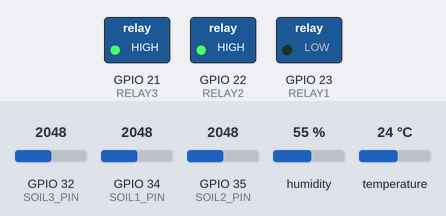
Simulated run of this sketch. Board: ESP32. Parts: switched loads named in the sketch (green lamp = pin HIGH). The test bench sets the inputs (shaded band); at power-on: GPIO 32 (SOIL3_PIN) = 2048, GPIO 34 (SOIL1_PIN) = 2048, GPIO 35 (SOIL2_PIN) = 2048, humidity 55 %, temperature 24 °C. WiFi joins after 1.5 s; servers stay silent unless stated; uploads are accepted with an empty reply; what the sketch prints to the serial monitor is not drawn.

Above: at 4.0 s.
At 8.2 s:
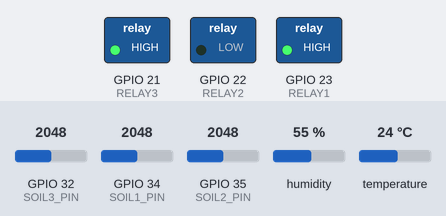
At 14.4 s:
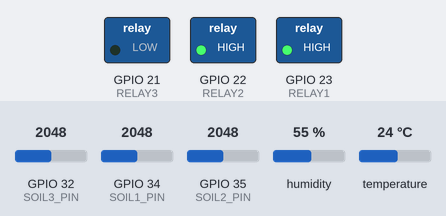
At 20.5 s:
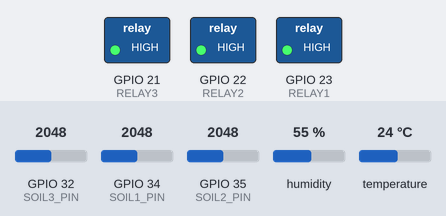
Timing chart, 0 to 29.3 s (numbered marks = the images above):
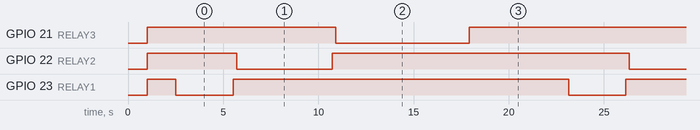

The sketch:

Nodemcu.ino
```cpp
#include <WiFi.h>
#include <HTTPClient.h>
#include <DHT.h>

/* ===================== WIFI ===================== */
const char* ssid = "qwerty";
const char* password = ".12345678.";

/* ===================== DJANGO API ===================== */
const char* SERVER_URL =
"https://irrigation-project-with-crop-disease.onrender.com/alerts/api/iot-alert/";

/* ===================== DHT22 ===================== */
#define DHTPIN 4
#define DHTTYPE DHT22
DHT dht(DHTPIN, DHTTYPE);

/* ===================== SOIL SENSORS ===================== */
#define SOIL1_PIN 34
#define SOIL2_PIN 35
#define SOIL3_PIN 32
#define SOIL_THRESHOLD 2000   // Adjust after calibration

/* ===================== RELAYS (ACTIVE LOW) ===================== */
#define RELAY1 23
#define RELAY2 22
#define RELAY3 21

/* ===================== RELAY TIMINGS ===================== */
#define RELAY1_TIME 3000   // 3 sec
#define RELAY2_TIME 5000   // 5 sec
#define RELAY3_TIME 7000   // 7 sec

/* ===================== ALERT CONTROL ===================== */
unsigned long lastAlertTime = 0;
const unsigned long ALERT_INTERVAL = 5 * 60 * 1000; // 5 minutes

/* ====================================================== */

void connectWiFi() {
  Serial.print("🔌 Connecting to WiFi");
  WiFi.begin(ssid, password);

  while (WiFi.status() != WL_CONNECTED) {
    delay(500);
    Serial.print(".");
  }

  Serial.println("\n✅ WiFi Connected");
  Serial.print("📡 IP Address: ");
  Serial.println(WiFi.localIP());
}

/* ====================================================== */

void sendAlert(int soil, float temp, float hum, int relayNo) {
  if (WiFi.status() != WL_CONNECTED) return;

  HTTPClient http;
  http.begin(SERVER_URL);
  http.addHeader("Content-Type", "application/json");

  String payload = "{";
  payload += "\"soil\":" + String(soil) + ",";
  payload += "\"temperature\":" + String(temp) + ",";
  payload += "\"humidity\":" + String(hum) + ",";
  payload += "\"relay\":\"Relay " + String(relayNo) + "\"";
  payload += "}";

  int httpCode = http.POST(payload);

  Serial.print("📤 Alert sent | HTTP Code: ");
  Serial.println(httpCode);

  http.end();
}

/* ====================================================== */

void runRelayTimed(int relayPin, unsigned long durationMs) {
  digitalWrite(relayPin, LOW);   // Relay ON (ACTIVE LOW)
  delay(durationMs);
  digitalWrite(relayPin, HIGH);  // Relay OFF
}

/* ====================================================== */

void setup() {
  Serial.begin(115200);
  delay(1000);

  dht.begin();

  pinMode(RELAY1, OUTPUT);
  pinMode(RELAY2, OUTPUT);
  pinMode(RELAY3, OUTPUT);

  // Relays OFF at startup
  digitalWrite(RELAY1, HIGH);
  digitalWrite(RELAY2, HIGH);
  digitalWrite(RELAY3, HIGH);

  connectWiFi();

  Serial.println("🚀 ESP32 Smart Irrigation System Started");
}

/* ====================================================== */

void loop() {
  // ---- Read soil sensors ----
  int soil1 = analogRead(SOIL1_PIN);
  int soil2 = analogRead(SOIL2_PIN);
  int soil3 = analogRead(SOIL3_PIN);

  // ---- Read DHT22 ----
  float humidity = dht.readHumidity();
  float temperature = dht.readTemperature();

  if (isnan(humidity) || isnan(temperature)) {
    Serial.println("❌ Failed to read from DHT22!");
    delay(2000);
    return;
  }

  // ---- Serial Monitoring ----
  Serial.println("=================================");
  Serial.print("🌡 Temp: "); Serial.print(temperature);
  Serial.print(" °C | 💧 Humidity: "); Serial.print(humidity);
  Serial.println(" %");

  Serial.print("🌱 Soil 1: "); Serial.println(soil1);
  Serial.print("🌱 Soil 2: "); Serial.println(soil2);
  Serial.print("🌱 Soil 3: "); Serial.println(soil3);

  // ---- Irrigation Logic ----
  if (soil1 > SOIL_THRESHOLD) {
    Serial.println("🚰 Soil 1 Dry → Relay 1 ON for 3 sec");
    runRelayTimed(RELAY1, RELAY1_TIME);
    sendAlert(soil1, temperature, humidity, 1);
  }

  if (soil2 > SOIL_THRESHOLD) {
    Serial.println("🚰 Soil 2 Dry → Relay 2 ON for 5 sec");
    runRelayTimed(RELAY2, RELAY2_TIME);
    sendAlert(soil2, temperature, humidity, 2);
  }

  if (soil3 > SOIL_THRESHOLD) {
    Serial.println("🚰 Soil 3 Dry → Relay 3 ON for 7 sec");
    runRelayTimed(RELAY3, RELAY3_TIME);
    sendAlert(soil3, temperature, humidity, 3);
  }

  // ---- High Temperature Alert ----
  unsigned long now = millis();
  if (temperature > 40 && now - lastAlertTime > ALERT_INTERVAL) {
    Serial.println("🔥 High Temperature Alert!");
    sendAlert(0, temperature, humidity, 0);
    lastAlertTime = now;
  }

  delay(5000); // Main loop delay
}
```

Measured:
- by itself, GPIO 21 (RELAY3): alternates HIGH for 13.6 s and LOW for 7.0 s
- by itself, GPIO 22 (RELAY2): alternates HIGH for 15.6 s and LOW for 5.0 s
- by itself, GPIO 23 (RELAY1): alternates HIGH for 17.6 s and LOW for 3.0 s
